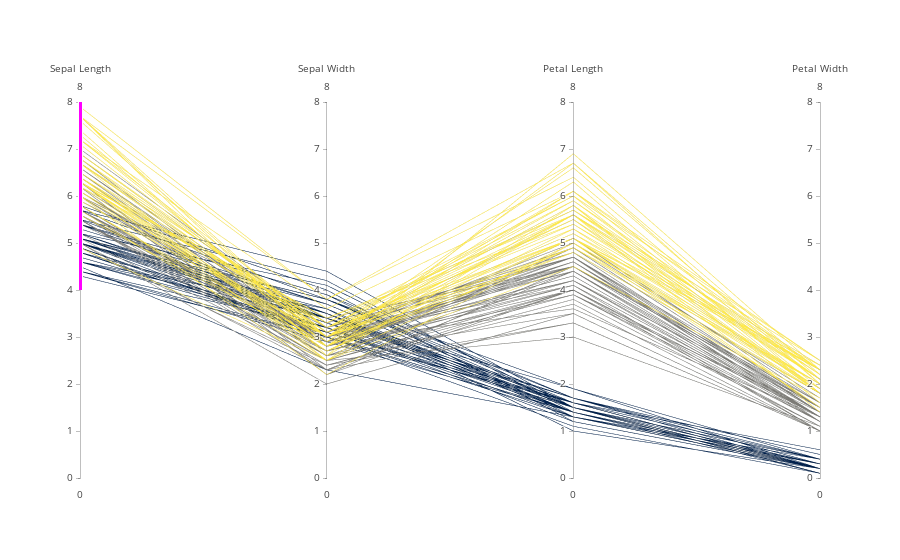

Notebook cell for this chart:
### Markdown cell above
#### colorscale
default: (not interesting)  
Sets the colorscale. Has an effect only if in `line.color`is set to a numerical array. The colorscale must be an array containing arrays mapping a normalized value to an rgb, rgba, hex, hsl, hsv, or named color string. At minimum, a mapping for the lowest (0) and highest (1) values are required. For example, `[[0, 'rgb(0,0,255)', [1, 'rgb(255,0,0)']]`. To control the bounds of the colorscale in color space, use`line.cmin` and `line.cmax`.  
  
Alternatively, `colorscale` may be a palette name string of the following list: Greys,YlGnBu,Greens,YlOrRd,Bluered,RdBu,Reds,Blues,Picnic,Rainbow,Portland,Jet,Hot,Blackbody,Earth,Electric,Viridis,Cividis.

### Code cell
dfdict = [
    go.Parcoords(
        line = dict(color = data['id'],
                   colorscale = 'Cividis'#[[0,'#D7C16B'],[0.5,'#23D8C3'],[1,'blue']]  # 1: #F3F10F
                   ),
        dimensions = list([
            dict(range = [0,8],
                constraintrange = [4,8],
                label = 'Sepal Length', values = data['SepalLength']),
            dict(range = [0,8],
                label = 'Sepal Width', values = data['SepalWidth']),
            dict(range = [0,8],
                label = 'Petal Length', values = data['PetalLength']),
            dict(range = [0,8],
                label = 'Petal Width', values = data['PetalWidth'])
        ])
    )
]

layout = go.Layout(
    plot_bgcolor = 'blue',        # #e5e5e5 Color Hex Gray90
    paper_bgcolor = 'blue'
)

# https://plot.ly/pandas/parallel-coordinates-plot/

fig = go.Figure(data = dfdict)  #, layout = layout)
iplot(fig, filename = 'parcoords-basic')

### Figure 1 — Plotly figure (JSON) as saved in the notebook; plotly's stock layout.template omitted (floating-point values rounded to 4 significant figures; data arrays with more than 128 entries replaced by an {"elided": "..."} marker saying what was removed)
{"data": [{"dimensions": [{"constraintrange": [4, 8], "label": "Sepal Length", "range": [0, 8], "values": {"elided": "150 float values"}}, {"label": "Sepal Width", "range": [0, 8], "values": {"elided": "150 float values"}}, {"label": "Petal Length", "range": [0, 8], "values": {"elided": "150 float values"}}, {"label": "Petal Width", "range": [0, 8], "values": {"elided": "150 float values"}}], "line": {"color": {"elided": "150 int values"}, "colorscale": "Cividis"}, "type": "parcoords", "uid": "0639f042-a844-11e8-91a2-b4ae2bdc5454"}], "layout": {}}
